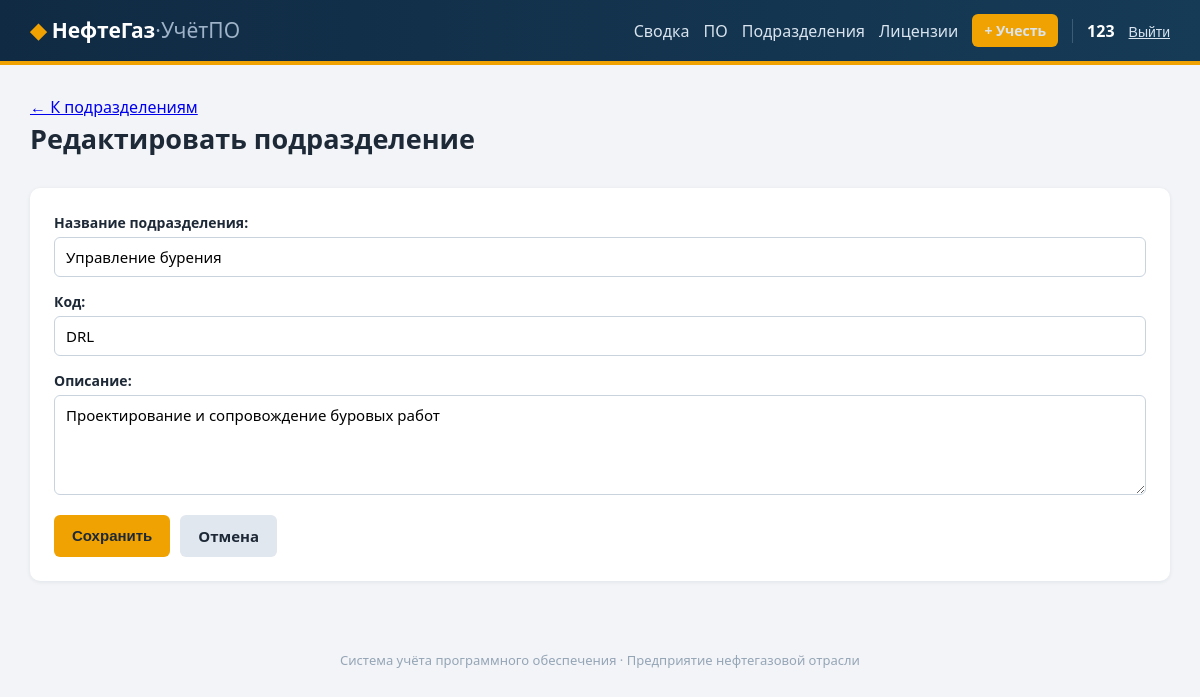
The page /departments/2/edit/ (signed in) on the database its author committed.
### accounting/models.py (models this page shows, shortened)
class Department(models.Model):
    name = models.CharField(max_length=150, verbose_name="Название подразделения")
    code = models.CharField(max_length=20, unique=True, verbose_name="Код")
    description = models.TextField(blank=True, verbose_name="Описание")
    class Meta:
        verbose_name = "Подразделение"
        verbose_name_plural = "Подразделения"
        ordering = ["name"]

### accounting/views.py (the view)
# urls.py: path("departments/<int:pk>/edit/", views.department_edit, name="department_edit"),
@login_required
def department_edit(request, pk):
    department = get_object_or_404(Department, pk=pk)
    if request.method == "POST":
        form = DepartmentForm(request.POST, instance=department)
        if form.is_valid():
            form.save()
            messages.success(request, "Подразделение обновлено")
            return redirect("accounting:department_list")
    else:
        form = DepartmentForm(instance=department)
    return render(
        request,
        "accounting/department_form.html",
        {"form": form, "title": "Редактировать подразделение", "department": department},
    )

### accounting/forms.py
class DepartmentForm(forms.ModelForm):
    class Meta:
        model = Department
        fields = ("name", "code", "description")
        labels = {
            "name": "Название подразделения",
            "code": "Код",
            "description": "Описание",
        }
        widgets = {"description": forms.Textarea(attrs={"rows": 4})}

### accounting/templates/accounting/department_form.html (shortened to what this page needs)
{% extends "base.html" %}
{% block content %}
    <p><a href="{% url 'accounting:department_list' %}">← К подразделениям</a></p>
    <div class="page-head"><h1>{{ title }}</h1></div>
    <div class="form-card">
        <form method="post">
            {{ form.as_p }}
            <div class="form-actions">
                <button type="submit" class="btn">Сохранить</button>
                <a href="{% url 'accounting:department_list' %}" class="btn btn-secondary">Отмена</a>
            </div>
        </form>
    </div>
{% endblock %}

### accounting/templates/base.html (shortened to what this page needs)
{% load static %}
<!DOCTYPE html>
<html lang="ru">
<head>
    <link rel="stylesheet" href="{% static 'style.css' %}">
</head>
<body>
    <header class="site-header">
        <div class="container header-inner">
            <a href="{% url 'accounting:dashboard' %}" class="brand">
                <span class="brand-mark">◆</span> НефтеГаз<span class="brand-light">·УчётПО</span>
            </a>
            <nav class="nav">
                {% if user.is_authenticated %}
                    <a href="{% url 'accounting:dashboard' %}">Сводка</a>
                    <a href="{% url 'accounting:software_list' %}">ПО</a>
                    <a href="{% url 'accounting:department_list' %}">Подразделения</a>
                    <a href="{% url 'accounting:license_list' %}">Лицензии</a>
                    <a href="{% url 'accounting:license_create' %}" class="btn btn-small">+ Учесть</a>
                    <span class="user-name">{{ user.username }}</span>
                    <form action="{% url 'logout' %}" method="post" class="inline-form">
                        <button type="submit" class="btn-link">Выйти</button>
                    </form>
                {% else %}
                    <a href="{% url 'login' %}">Войти</a>
                    <a href="{% url 'accounting:register' %}" class="btn btn-small">Регистрация</a>
                {% endif %}
            </nav>
        </div>
    </header>
    <main class="container">
        {% block content %}{% endblock %}
    </main>
    <footer class="site-footer container">
        <p>Система учёта программного обеспечения · Предприятие нефтегазовой отрасли</p>
    </footer>
</body>
</html>

### static/style.css (style rules this page uses)
* { box-sizing: border-box; margin: 0; padding: 0; }
body { font-family: "Segoe UI", Arial, sans-serif; background: #f2f4f7; color: #1e2937; line-height: 1.5; }
.container { max-width: 1180px; margin: 0 auto; padding: 0 20px; }
.site-header { background: linear-gradient(90deg, #102a43 0%, #163b57 100%); border-bottom: 4px solid #f0a202; color: #fff; padding: 14px 0; margin-bottom: 30px; }
.header-inner { display: flex; align-items: center; justify-content: space-between; gap: 16px; flex-wrap: wrap; }
.brand { color: #fff; text-decoration: none; font-size: 21px; font-weight: 700; white-space: nowrap; }
.brand-mark { color: #f0a202; }
.brand-light { color: #9fb3c8; font-weight: 400; }
.nav { display: flex; align-items: center; gap: 14px; flex-wrap: wrap; }
.nav a { color: #d9e4ef; text-decoration: none; }
.user-name { font-weight: 600; color: #fff; border-left: 1px solid #3c5b76; padding-left: 14px; }
.inline-form { display: inline; }
.btn-link { background: none; border: none; color: #d9e4ef; cursor: pointer; font-size: 14px; text-decoration: underline; }
main { min-height: 65vh; }
h1 { font-size: 27px; margin-bottom: 6px; }
.page-head, .hero { display: flex; align-items: flex-start; justify-content: space-between; gap: 16px; margin-bottom: 22px; flex-wrap: wrap; }
.btn { display: inline-block; background: #f0a202; color: #1e2937; text-decoration: none; padding: 10px 18px; border: none; border-radius: 6px; cursor: pointer; font-size: 15px; font-weight: 600; }
.btn-small { padding: 6px 12px; font-size: 14px; }
.btn-secondary { background: #e1e7ee; color: #1e2937; }
.form-card, .auth-card { background: #fff; padding: 24px; border-radius: 10px; box-shadow: 0 1px 4px rgba(16,42,67,.08); margin-bottom: 20px; }
form p { margin-bottom: 14px; }
form label { display: block; font-weight: 600; margin-bottom: 4px; font-size: 14px; }
form input[type=text], form input[type=email], form input[type=password], form input[type=date], form input[type=number], form select, form textarea { width: 100%; padding: 9px 11px; border: 1px solid #c8d3de; border-radius: 6px; font-size: 15px; font-family: inherit; }
form textarea { resize: vertical; }
.form-actions { display: flex; gap: 10px; margin-top: 8px; }
.site-footer { color: #95a5b6; font-size: 13px; text-align: center; padding: 36px 0 20px; }

### rows shown on the page
Department: name "Управление бурения", code "DRL", description "Проектирование и сопровождение буровых работ"

### other values the page prints
{{ user.username }} "123"
{{ title }} "Редактировать подразделение"
